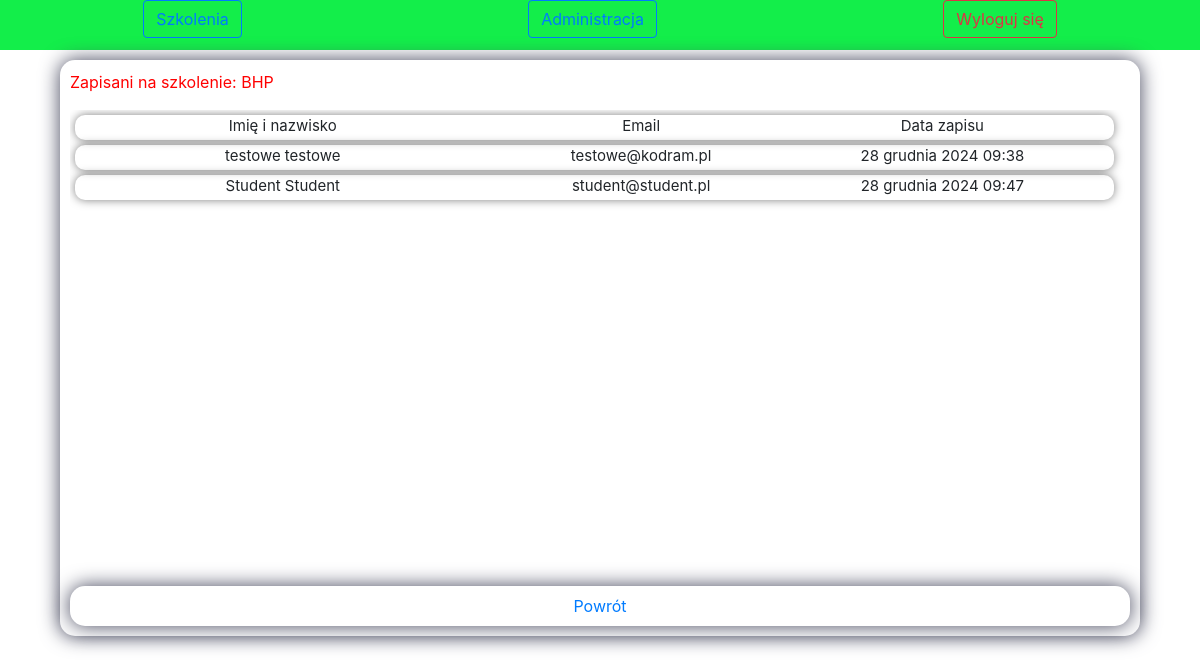
Screenshot of /lista-zapisow/1/ (signed in) with the database file from the repository.
### ideas/models.py (models this page shows, shortened)
class Szkolenia(models.Model):
    title = models.CharField(max_length=300, verbose_name="Tytuł szkolenia")  # Tytuł ogłoszenia
    date = models.DateField(verbose_name="Data szkolenia")  # Data
    duration = models.PositiveIntegerField(verbose_name="Czas trwania (dni)")  # Czas trwania (np. w dniach)
    available_spots = models.PositiveIntegerField(verbose_name="Wolne miejsca")  # Ilość wolnych miejsc (tylko liczby dodatnie)

class Zapis(models.Model):
    user = models.ForeignKey(User, on_delete=models.CASCADE)
    szkolenie = models.ForeignKey(Szkolenia, on_delete=models.CASCADE)
    zapis_date = models.DateTimeField(auto_now_add=True)

### ideas/views.py (the view)
# urls.py: path('lista-zapisow/<int:szkolenie_id>/', views.lista_zapisow, name='lista_zapisow'),
@staff_member_required
def lista_zapisow(request, szkolenie_id):
    szkolenie = get_object_or_404(Szkolenia, id=szkolenie_id)
    zapisy = Zapis.objects.filter(szkolenie=szkolenie)
    return render(request, 'ideas/lista_zapisow.html', {
        'szkolenie': szkolenie,
        'zapisy': zapisy,
    })

### templates/ideas/lista_zapisow.html (shortened to what this page needs)
{% load static %}
<!doctype html>
<html lang="pl">
  <head>
    <link rel="stylesheet" href="https://stackpath.bootstrapcdn.com/bootstrap/4.5.2/css/bootstrap.min.css">
    <link rel="stylesheet" href="{% static 'ideas/css/style.css' %}">
  </head>
  <body>
{% block content %}
<div class="container-szkolenia">
    <header class="sticky-header">
        <nav class="main-menu">
            <ul class="main-menu-inner">
                <li class="btn btn-outline-primary"><a href="{% url 'lista_szkolen' %}">Szkolenia</a></li>
                {% if user.is_authenticated %}
                {% if user.is_superuser %}
                <li class="btn btn-outline-primary"><a href="{% url 'custom_admin_panel' %}">Administracja</a></li>
                {% endif %}
                <a class="btn btn-outline-danger" href="JavaScript:{document.getElementById('logout').submit()}">Wyloguj się</a>
                {% else %}
                <a class="btn btn-outline-primary" href="{% url 'signup_page' %}">Zarejestruj się</a>
                <a class="btn btn-outline-primary" href="{% url 'login_page' %}">Zaloguj się</a>
                {% endif %}
            </ul>
        </nav>
    </header>
    <div class="harmonogramy">
      <div class="listaTytul">Zapisani na szkolenie: {{ szkolenie.title }}</div>
      <div id="switch-container">
        <div class="lista"><div class="lista1Czesc">Imię i nazwisko</div><div class="lista2Czesc">Email</div><div class="lista3Czesc">Data zapisu</div></div>
      {% for zapis in zapisy %}
      <div class="lista"><div class="lista1Czesc">{{ zapis.user.get_full_name }}</div><div class="lista2Czesc">{{ zapis.user.email }}</div><div class="lista3Czesc">{{ zapis.zapis_date }}</div></div>
      {% empty %}
      <div class="lista">Brak zapisanych użytkowników</div>
      {% endfor %}
    </div>
    <div class="dodaj_szkolenie"><a  href="{% url 'custom_admin_panel' %}">Powrót</a></div>
   </div>
</div>
{% endblock %}
    </body>
</html>

### ideas/static/ideas/css/style.css (style rules this page uses)
html, body { height: 100%; margin: 0; }
.container-szkolenia { position: relative; width: 100%; height: 100vh; margin: 0 auto; border: 0px solid #000; display: flex; flex-direction: column; align-items: center; box-shadow: 18px 0px 20px -12px rgb(66, 68, 90); }
.sticky-header { position: relative; width: 100%; display: flex; flex-direction: row; height: 50px; top: 0; background-color: #13ee4a; }
.listaTytul { margin-top: 0; margin-bottom: 1em; font-size: 1em; color: red; }
.main-menu { width: 100%; }
.main-menu-inner { display: flex; list-style-type: none; padding: 0; justify-content: space-around; margin: 0; }
.dodaj_szkolenie { height: 40px; background-color: white; width: 100%; border-radius: 15px; display: flex; align-items: center; justify-content: center; box-shadow: 0px 0px 20px 0px rgb(66, 68, 90); }
#switch-container { flex: 1; overflow-y: auto; margin-bottom: 10px; }
@media (orientation: landscape) { .lista { position: relative; width: 98%; height: 25px; display: flex; margin: 5px; font-size: 15px; border-radius: 10px; box-shadow: 0px 0px 10px rgba(0, 0, 0, 0.5); } }
@media (orientation: landscape) { .lista1Czesc { position: relative; width: 40%; display: flex; justify-content: space-around; } }
@media (orientation: landscape) { .lista2Czesc { position: relative; width: 29%; display: flex; justify-content: space-around; } }
@media (orientation: landscape) { .lista3Czesc { position: relative; width: 29%; display: flex; justify-content: space-around; } }
@media (orientation: landscape) { .harmonogramy { position: absolute; top: 60px; width: 90%; height: 72vh; background-color: white; border-radius: 15px; z-index: 2; border: 0px solid #000; box-shadow: 0px 0px 20px 0px rgb(66, 68, 90); display: flex; flex-direction: column; padding: 10px; } }

### rows the page displays
Szkolenia: title "BHP"
Zapis: user.get_full_name "testowe testowe", user.email "testowe@kodram.pl", zapis_date "28 grudnia 2024 09:38"
Zapis: user.get_full_name "Student Student", user.email "student@student.pl", zapis_date "28 grudnia 2024 09:47"
